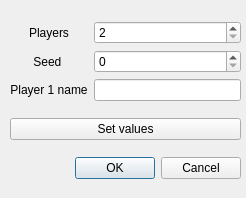
<?xml version="1.0" encoding="UTF-8"?>
<ui version="4.0">
 <class>StartDialog</class>
 <widget class="QDialog" name="StartDialog">
  <property name="geometry">
   <rect>
    <x>0</x>
    <y>0</y>
    <width>246</width>
    <height>198</height>
   </rect>
  </property>
  <property name="sizePolicy">
   <sizepolicy hsizetype="Preferred" vsizetype="Preferred">
    <horstretch>0</horstretch>
    <verstretch>0</verstretch>
   </sizepolicy>
  </property>
  <property name="windowTitle">
   <string>Settings</string>
  </property>
  <widget class="QWidget" name="gridLayoutWidget_2">
   <property name="geometry">
    <rect>
     <x>10</x>
     <y>10</y>
     <width>231</width>
     <height>181</height>
    </rect>
   </property>
   <layout class="QVBoxLayout" name="verticalLayout">
    <item>
     <layout class="QGridLayout" name="gridLayout">
      <item row="1" column="0">
       <widget class="QLabel" name="seedLabel">
        <property name="layoutDirection">
         <enum>Qt::LeftToRight</enum>
        </property>
        <property name="text">
         <string>Seed </string>
        </property>
        <property name="alignment">
         <set>Qt::AlignCenter</set>
        </property>
       </widget>
      </item>
      <item row="0" column="1">
       <widget class="QSpinBox" name="playersSpinBox">
        <property name="minimum">
         <number>2</number>
        </property>
        <property name="maximum">
         <number>4</number>
        </property>
       </widget>
      </item>
      <item row="1" column="1">
       <widget class="QSpinBox" name="seedSpinBox">
        <property name="maximum">
         <number>429496729</number>
        </property>
       </widget>
      </item>
      <item row="0" column="0">
       <widget class="QLabel" name="playersLabel">
        <property name="text">
         <string>Players</string>
        </property>
        <property name="alignment">
         <set>Qt::AlignCenter</set>
        </property>
       </widget>
      </item>
      <item row="2" column="0">
       <widget class="QLabel" name="playerNameLabel">
        <property name="text">
         <string>Player 1 name</string>
        </property>
        <property name="alignment">
         <set>Qt::AlignCenter</set>
        </property>
       </widget>
      </item>
      <item row="2" column="1">
       <widget class="QLineEdit" name="playerNameLineEdit"/>
      </item>
     </layout>
    </item>
    <item>
     <widget class="QPushButton" name="setButton">
      <property name="text">
       <string>Set values</string>
      </property>
     </widget>
    </item>
    <item>
     <widget class="QDialogButtonBox" name="buttonBox">
      <property name="orientation">
       <enum>Qt::Horizontal</enum>
      </property>
      <property name="standardButtons">
       <set>QDialogButtonBox::Cancel|QDialogButtonBox::Ok</set>
      </property>
     </widget>
    </item>
   </layout>
  </widget>
 </widget>
 <resources/>
 <connections>
  <connection>
   <sender>buttonBox</sender>
   <signal>accepted()</signal>
   <receiver>StartDialog</receiver>
   <slot>accept()</slot>
   <hints>
    <hint type="sourcelabel">
     <x>248</x>
     <y>254</y>
    </hint>
    <hint type="destinationlabel">
     <x>157</x>
     <y>274</y>
    </hint>
   </hints>
  </connection>
  <connection>
   <sender>buttonBox</sender>
   <signal>rejected()</signal>
   <receiver>StartDialog</receiver>
   <slot>reject()</slot>
   <hints>
    <hint type="sourcelabel">
     <x>316</x>
     <y>260</y>
    </hint>
    <hint type="destinationlabel">
     <x>286</x>
     <y>274</y>
    </hint>
   </hints>
  </connection>
 </connections>
</ui>
